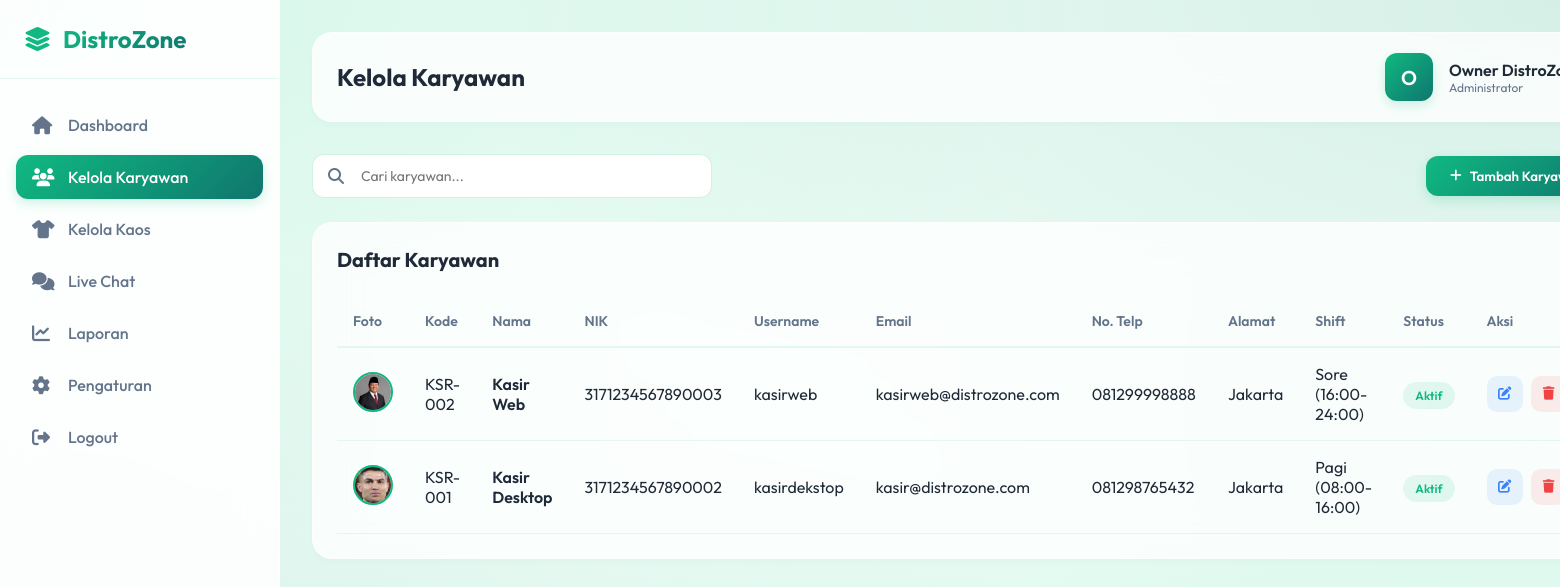
The page /admin/karyawan.php (signed in) on the database its author committed.
### tables this page shows
CREATE TABLE `users` (
  `id` int(11) NOT NULL,
  `user_code` varchar(20) NOT NULL,
  `username` varchar(50) NOT NULL,
  `password` varchar(255) NOT NULL,
  `nama` varchar(100) NOT NULL,
  `email` varchar(100) NOT NULL,
  `alamat` text DEFAULT NULL,
  `no_telp` varchar(20) DEFAULT NULL,
  `nik` varchar(20) DEFAULT NULL,
  `role` enum('admin','kasir','customer') NOT NULL DEFAULT 'customer',
  `shift` varchar(20) DEFAULT NULL,
  `platform` enum('desktop','web','all') DEFAULT 'all',
  `foto` varchar(255) DEFAULT NULL,
  `status` enum('active','inactive') NOT NULL DEFAULT 'active',
  `created_at` timestamp NOT NULL DEFAULT current_timestamp(),
  `updated_at` timestamp NOT NULL DEFAULT current_timestamp() ON UPDATE current_timestamp()
);

### admin/karyawan.php (the view, shortened to what this page needs)
<?php
$db = new Database();
$conn = $db->getConnection();
$search = $_GET['search'] ?? '';
$query = "SELECT * FROM users WHERE role = 'kasir'";
$query .= " ORDER BY created_at DESC";
$stmt = $conn->prepare($query);
if ($search) {
    $stmt->execute(['search' => "%$search%"]);
} else {
    $stmt->execute();
}
$karyawan = $stmt->fetchAll(PDO::FETCH_ASSOC);
?>
<!DOCTYPE html>
<html lang="id">
<head>
    <link rel="stylesheet" href="https://cdnjs.cloudflare.com/ajax/libs/font-awesome/6.4.0/css/all.min.css">
</head>
<body>
    <div class="dashboard-container">
        <aside class="sidebar">
            <div class="logo">
                <i class="fas fa-layer-group"></i>
                <h1>DistroZone</h1>
            </div>
            <ul class="nav-menu">
                <li class="nav-item">
                    <a href="index.php" class="nav-link">
                        <i class="fas fa-home"></i>
                        Dashboard
                    </a>
                </li>
                <li class="nav-item">
                    <a href="karyawan.php" class="nav-link active">
                        <i class="fas fa-users"></i>
                        Kelola Karyawan
                    </a>
                </li>
                <li class="nav-item">
                    <a href="kaos.php" class="nav-link">
                        <i class="fas fa-tshirt"></i>
                        Kelola Kaos
                    </a>
                </li>
                <li class="nav-item">
                    <a href="chat.php" class="nav-link">
                        <i class="fas fa-comments"></i>
                        Live Chat
                    </a>
                </li>
                <li class="nav-item">
                    <a href="laporan.php" class="nav-link">
                        <i class="fas fa-chart-line"></i>
                        Laporan
                    </a>
                </li>
                <li class="nav-item">
                    <a href="settings.php" class="nav-link">
                        <i class="fas fa-cog"></i>
                        Pengaturan
                    </a>
                </li>
                <li class="nav-item">
                    <a href="../auth/logout.php" class="nav-link">
                        <i class="fas fa-sign-out-alt"></i>
                        Logout
                    </a>
                </li>
            </ul>
        </aside>
        <main class="main-content">
            <div class="top-bar">
                <h2>Kelola Karyawan</h2>
                <div class="user-info">
                    <div class="user-avatar">
                        <?php echo strtoupper(substr($_SESSION['nama'], 0, 1)); ?>
                    </div>
                    <div>
                        <div style="font-weight: 600;"><?php echo $_SESSION['nama']; ?></div>
                        <div style="font-size: 12px; color: var(--text-light);">Administrator</div>
                    </div>
                </div>
            </div>
            <div class="action-bar">
                <div class="search-box">
                    <i class="fas fa-search"></i>
                    <input type="text" id="searchInput" placeholder="Cari karyawan..." value="<?php echo htmlspecialchars($search); ?>">
                </div>
                <button class="btn btn-primary" onclick="openModal('add')">
                    <i class="fas fa-plus"></i>
                    Tambah Karyawan
                </button>
            </div>
            <div class="content-card">
                <h3>Daftar Karyawan</h3>
                <table>
                    <thead>
                        <tr>
                            <th>Foto</th>
                            <th>Kode</th>
                            <th>Nama</th>
                            <th>NIK</th>
                            <th>Username</th>
                            <th>Email</th>
                            <th>No. Telp</th>
                            <th>Alamat</th>
                            <th>Shift</th>
                            <th>Status</th>
                            <th>Aksi</th>
                        </tr>
                    </thead>
                    <tbody>
                        <?php if (empty($karyawan)): ?>
                            <tr>
                                <td colspan="8" style="text-align: center; padding: 40px; color: var(--text-light);">
                                    <i class="fas fa-users" style="font-size: 48px; margin-bottom: 16px; display: block; opacity: 0.5;"></i>
                                    Belum ada data karyawan
                                </td>
                            </tr>
                        <?php else: ?>
                            <?php foreach ($karyawan as $k): ?>
                            <tr>
                                <td>
                                    <?php if (!empty($k['foto'])): ?>
                                        <img src="../<?php echo htmlspecialchars($k['foto']); ?>" alt="Avatar" style="width: 40px; height: 40px; border-radius: 50%; object-fit: cover; border: 2px solid var(--primary);">
                                    <?php else: ?>
                                        <div style="width: 40px; height: 40px; border-radius: 50%; background: #E5E7EB; display: flex; align-items: center; justify-content: center; color: #9CA3AF;">
                                            <i class="fas fa-user"></i>
                                        </div>
                                    <?php endif; ?>
                                </td>
                                <td><?php echo htmlspecialchars($k['user_code']); ?></td>
                                <td style="font-weight: 600;"><?php echo htmlspecialchars($k['nama']); ?></td>
                                <td><?php echo htmlspecialchars($k['nik']); ?></td>
                                <td><?php echo htmlspecialchars($k['username']); ?></td>
                                <td><?php echo htmlspecialchars($k['email']); ?></td>
                                <td><?php echo htmlspecialchars($k['no_telp']); ?></td>
                                <td style="max-width: 200px; white-space: nowrap; overflow: hidden; text-overflow: ellipsis;" title="<?php echo htmlspecialchars($k['alamat'] ?? ''); ?>">
                                    <?php echo htmlspecialchars($k['alamat'] ?? '-'); ?>
                                </td>
                                <td><?php echo htmlspecialchars($k['shift'] ?? '-'); ?></td>
                                <td>
                                    <?php if ($k['status'] === 'active'): ?>
                                        <span class="badge badge-success">Aktif</span>
                                    <?php else: ?>
                                        <span class="badge badge-danger">Nonaktif</span>
                                    <?php endif; ?>
                                </td>
                                <td>
                                    <div class="action-buttons">
                                        <button class="btn-icon edit" onclick="editKaryawan(<?php echo $k['id']; ?>)">
                                            <i class="fas fa-edit"></i>
                                        </button>
                                        <button class="btn-icon delete" onclick="deleteKaryawan(<?php echo $k['id']; ?>)">
                                            <i class="fas fa-trash"></i>
                                        </button>
                                    </div>
                                </td>
                            </tr>
                            <?php endforeach; ?>
                        <?php endif; ?>
                    </tbody>
                </table>
            </div>
        </main>
    </div>
</body>
</html>

### rows shown on the page
users: foto (picture), user_code "KSR-002", nama "Kasir Web", nik "3171234567890003", username "kasirweb", email "kasirweb@distrozone.com", no_telp "081299998888", alamat "Jakarta", shift "Sore (16:00-24:00)", status "Aktif"
users: foto (picture), user_code "KSR-001", nama "Kasir Desktop", nik "3171234567890002", username "kasirdekstop", email "kasir@distrozone.com", no_telp "081298765432", alamat "Jakarta", shift "Pagi (08:00-16:00)", status "Aktif"

### other values the page prints
substr($_SESSION['nama'], 0, 1) "O"
$_SESSION['nama'] "Owner…"
